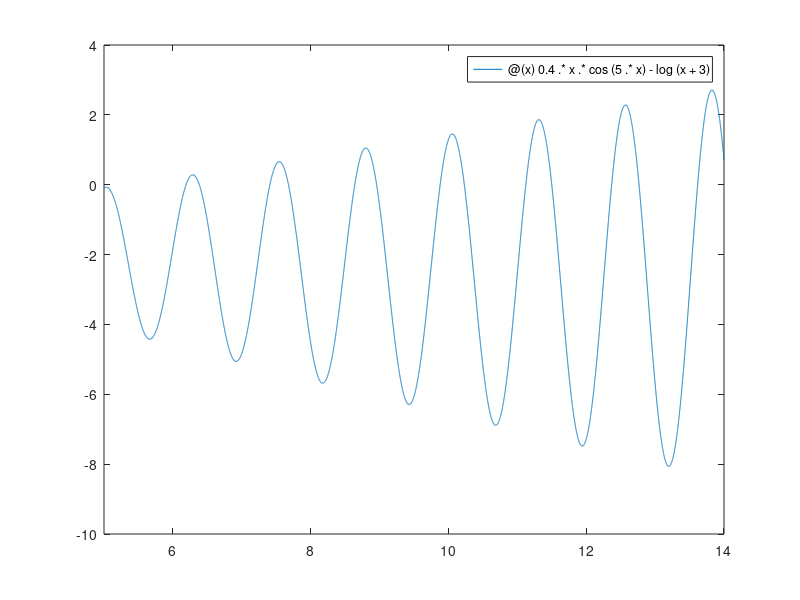

MATLAB code for this plot: (Note: this script raises an error after producing the figure.)
% Numerical Methods, project B No. 10
% Find all zeros of the function
%         f(x0 = 0.4x*cos(5x)-4ln(x+3)
% in the interval [5, 14] using:
% a) the Bisection method,
% b) the Newton's method
%
% Clear the work space
clc;clear;close all;
format long;

% Define the function as anonymous function and plot in the search interval
f = @(x) 0.4.*x.*cos(5.*x)-log(x+3);
figure()
fplot(f,[5,14]);yline(0) % Plot the function in the given interval
grid on;xlabel('x');ylabel('y') % Add axis labels
title('f(x) = 0.4x*cos(5x)-ln(x+3)')

% We notice the function oscillates and therefore, we can use the x-values
% at peaks and troughs to define serch intervals.
x = linspace(5,14,1e4);
[pks, pklocs] = findpeaks(f(x));        % Original Peaks
[troughs,trlocs] = findpeaks(-f(x));    % Original Troughs
pktr = [pklocs(:);trlocs(:)];           % Locations
pktrs = sortrows(pktr);                 % Sorted LocationS
pktrs=pktrs(2:end);                     % Remove first index
s_intervals = x(pktrs)';                % x_values of peaks and troughs
f_intervals = f(s_intervals);           % f_values at the peaks and troughs


%% Roots by the Bisection Method
fprintf('Zeros using the Bisection Method\n')
tol = 1e-10;     % Tolerance
Num_r = length(s_intervals);
Sol_b = zeros(Num_r-1,3);
fprintf('  root      \tf(root) \titeration\n')
for i=1:Num_r-1
    a = s_intervals(i); b = s_intervals(i+1); % Search Interval
    [X,it] = bisectionMethod(f, a, b, tol); % Call Bisection method
    Sol_b(i,1) = X(end); % Root
    Sol_b(i,2) = f(X(end)); % function value at the root
    Sol_b(i,3) = it; % Number of iteration used to obtain the root
    fprintf('%7.4f \t%12.5e\t\t%g\n',Sol_b(i,1),Sol_b(i,2),Sol_b(i,3))
    if i==1
        X_b = X;
    end
end
figure()
plot(x,f(x),'b-');% Plot the function in the given interval
hold on
plot(s_intervals,f_intervals,'ms','MarkerFaceColor','m')
plot(Sol_b(:,1),Sol_b(:,2),'r*'); % Plot the rooots in the given interval
yline(0)
grid on;xlabel('x');ylabel('y') % Add axis labels
title('Roots by Bisection Method')
legend('function','Interval points','zeros','location','northwest')
hold off


%% Roots by the Newton's Method
fprintf('\rZeros using the Newton''s Method\n')
% Determine the delivative of the function
Fsys = sym(f);                 % Convert to symbolic expression
dFsys = diff(Fsys);            % Get the symbolic derivative
df = matlabFunction(dFsys);    % Convert derivative to anonymous function

tol = 1e-10;     % Tolerance
Num_r = length(s_intervals);
Sol_n = zeros(Num_r-1,3);
initial_guess = (s_intervals(1:end-1)+s_intervals(2:end))./2;
fprintf('  root      \tf(root) \titeration\n')
for i=1:Num_r-1
    r = initial_guess(i); % SInitail guess
    [X,it] = Newton_Method(f, df, r, tol); % Call Newtons method
    Sol_n(i,1) = X(end); % Root
    Sol_n(i,2) = f(X(end)); % function value at the root
    Sol_n(i,3) = it; % Number of iteration used to obtain the root
    fprintf('%7.4f \t%12.5e\t\t%g\n',Sol_n(i,1),Sol_n(i,2),Sol_n(i,3))
    if i==1
        X_n = X;
    end
end
figure()
plot(x,f(x),'b-');% Plot the function in the given interval
hold on
plot(initial_guess,f(initial_guess),'ms','MarkerFaceColor','m')
plot(Sol_n(:,1),Sol_n(:,2),'r*'); % Plot the rooots in the given interval
yline(0)
grid on;xlabel('x');ylabel('y') % Add axis labels
title('Roots by Newton''s method')
legend('function','Initial guess','zeros','location','northwest')
hold off

%% Comparison
% A comparison of the results containing a table with all successive
% iteration points for the first root
%**********************************************************************
fprintf('\r\r')
iter_bisection = [1:length(X_b)]';
roots_bisection = X_b(:);
funValue_bisection= f(X_b(:));
B_Table = table(iter_bisection,roots_bisection,funValue_bisection);
disp(B_Table)
%************************************************************************
iter_Newton = [1:length(X_n)]';
roots_Newton = X_n(:);
funValue_Newton = f(X_n(:));
N_Table = table(iter_Newton,roots_Newton,funValue_Newton);
disp(N_Table)